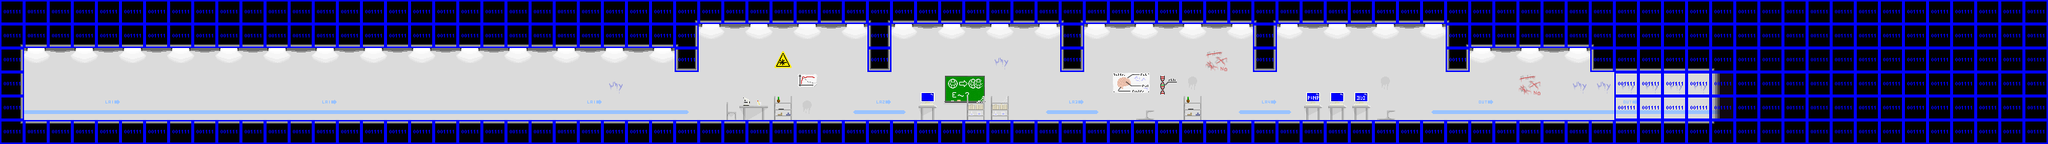

A level layout from a 2D game, rendered from its tile map. Below: a short description, then the map file with its tile-grid data intact:
An orthogonal 85x6 tile map with 32x32 px tiles, 4 tile layers (background layer, player layer, foreground layer, collision layer), 4 tilesets and 11 objects (2x 0, 2x 1, 2x 2, 2x 3, ./sprites/title.ssc, ...).

<map version="1.0" orientation="orthogonal" width="85" height="6" tilewidth="32" tileheight="32">
 <properties>
  <property name="background color" value="#100810" />
 </properties>
 <tileset firstgid="1" name="collision" tilewidth="32" tileheight="32">
  <image source="../images/collision.png" trans="ff00ff" width="256" height="256" />
 </tileset>
 <tileset firstgid="65" name="lab_house_tiles01" tilewidth="32" tileheight="32">
  <image source="../images/lab_house_tiles01.png" trans="ff00ff" width="320" height="320" />
 </tileset>
 <tileset firstgid="165" name="player" tilewidth="24" tileheight="48">
  <image source="../images/science_guy_frames01.png" trans="ff00ff" width="216" height="192" />
 </tileset>
 <tileset firstgid="201" name="door" tilewidth="32" tileheight="54">
  <image source="../images/doors01.png" trans="ff00ff" width="256" height="54" />
 </tileset>
 <layer name="background layer" width="85" height="6">
  <data encoding="csv">
0,0,0,0,0,0,0,0,0,0,0,0,0,0,0,0,0,0,0,0,0,0,0,0,0,0,0,0,65,66,67,66,67,66,67,66,65,66,67,66,67,66,67,66,68,66,67,66,67,66,67,66,68,66,67,66,67,66,67,66,68,0,0,0,0,0,0,0,0,0,0,0,0,0,0,0,0,0,0,0,0,0,0,0,0,
65,66,67,66,67,66,67,66,67,66,67,66,67,66,67,67,67,67,67,66,67,66,67,66,67,66,67,66,75,76,77,76,77,76,77,76,75,76,77,76,77,76,77,76,78,76,77,76,77,76,77,76,78,76,77,76,77,76,77,76,78,66,67,66,67,66,68,0,0,0,0,0,0,0,0,0,0,0,0,0,0,0,0,0,0,
75,76,77,76,77,76,77,76,77,76,77,76,77,76,77,76,77,76,77,76,77,76,77,76,77,76,77,76,78,86,86,86,87,86,86,86,78,86,86,86,86,84,86,86,78,86,86,86,86,86,83,86,78,86,86,86,86,86,86,86,78,76,77,76,77,76,66,67,67,67,67,68,0,0,0,0,0,0,0,0,0,0,0,0,0,
75,86,86,86,86,86,86,86,86,86,86,86,86,86,86,86,86,86,86,86,86,86,86,86,86,84,86,86,86,86,86,86,86,86,86,86,86,86,91,79,80,86,86,86,86,86,92,93,82,100,86,86,86,86,91,91,91,100,86,86,86,86,86,83,86,84,84,84,84,84,84,94,0,0,0,0,0,0,0,0,0,0,0,0,0,
75,96,96,96,97,96,96,96,96,96,96,96,96,97,96,96,96,96,96,96,96,96,96,96,97,96,96,96,113,86,86,86,86,100,86,112,115,113,102,89,90,86,86,112,116,113,86,109,86,86,86,112,117,113,101,102,103,109,86,112,96,107,96,96,96,96,96,107,96,96,96,104,0,0,0,0,0,0,0,0,0,0,0,0,0,
105,106,106,106,106,106,106,106,108,0,0,0,0,0,0,0,0,0,0,0,0,0,0,0,0,0,0,0,106,106,106,106,106,106,106,106,106,106,106,106,106,106,106,106,106,106,106,106,106,106,106,106,106,106,106,106,106,106,106,106,106,106,106,106,106,106,106,106,106,106,106,108,0,0,0,0,0,0,0,0,0,0,0,0,0
</data>
 </layer>
 <layer name="player layer" width="85" height="6">
  <data encoding="csv">
0,0,0,0,0,0,0,0,0,0,0,0,0,0,0,0,0,0,0,0,0,0,0,0,0,0,0,0,0,0,0,0,0,0,0,0,68,0,0,0,0,0,0,0,65,0,0,0,0,0,0,0,65,0,0,0,0,0,0,0,0,0,0,0,0,0,0,0,0,0,0,0,0,0,0,0,0,0,0,0,0,0,0,0,0,
0,0,0,0,0,0,0,0,0,0,0,0,0,0,0,0,0,0,0,0,0,0,0,0,0,0,0,0,68,0,0,0,0,0,0,0,78,0,0,0,0,0,0,0,75,0,0,0,0,0,0,0,75,0,0,0,0,0,0,0,65,0,0,0,0,0,0,0,0,0,0,0,0,0,0,0,0,0,0,0,0,0,0,0,0,
0,0,0,0,0,0,0,0,0,0,0,0,0,0,0,0,0,0,0,0,0,0,0,0,0,0,0,0,75,0,0,0,0,0,0,0,75,0,0,0,0,0,0,0,75,0,0,0,0,0,0,0,75,0,0,0,0,0,0,0,75,0,0,0,0,0,78,0,0,0,0,0,0,0,0,0,0,0,0,0,0,0,0,0,0,
0,0,0,0,0,0,0,0,0,0,0,0,0,0,0,0,0,0,0,0,0,0,0,0,0,0,0,0,0,0,0,0,0,88,0,0,0,0,0,0,0,0,0,0,0,0,0,0,0,0,0,0,0,0,0,0,0,0,0,0,0,0,0,0,0,0,0,0,0,0,0,0,0,0,0,0,0,0,0,0,0,0,0,0,0,
0,0,0,0,0,0,0,0,0,0,0,0,0,0,0,0,0,0,0,0,0,0,0,0,0,0,0,0,0,0,98,99,0,0,0,0,0,0,0,0,0,0,0,0,0,0,0,0,0,0,0,0,0,0,0,0,0,0,0,0,0,0,0,0,0,0,0,0,0,0,0,0,0,0,0,0,0,0,0,0,0,0,0,0,0,
0,0,0,0,0,0,0,106,106,106,106,106,106,106,106,106,106,106,106,106,106,106,106,106,106,106,106,106,0,0,0,0,0,0,0,0,0,0,0,0,0,0,0,0,0,0,0,0,0,0,0,0,0,0,0,0,0,0,0,0,0,0,0,0,0,0,0,0,0,0,0,0,0,0,0,0,0,0,0,0,0,0,0,0,0
</data>
 </layer>
 <layer name="foreground layer" width="85" height="6">
  <data encoding="csv">
0,0,0,0,0,0,0,0,0,0,0,0,0,0,0,0,0,0,0,0,0,0,0,0,0,0,0,0,0,0,0,0,0,0,0,0,0,0,0,0,0,0,0,0,0,0,0,0,0,0,0,0,0,0,0,0,0,0,0,0,0,0,0,0,0,0,0,0,0,0,0,0,0,0,0,0,0,0,0,0,0,0,0,0,0,
0,0,0,0,0,0,0,0,0,0,0,0,0,0,0,0,0,0,0,0,0,0,0,0,0,0,0,0,0,0,0,0,0,0,0,0,0,0,0,0,0,0,0,0,0,0,0,0,0,0,0,0,0,0,0,0,0,0,0,0,0,0,0,0,0,0,0,0,0,0,0,0,0,0,0,0,0,0,0,0,0,0,0,0,0,
0,0,0,0,0,0,0,0,0,0,0,0,0,0,0,0,0,0,0,0,0,0,0,0,0,0,0,0,81,0,0,0,0,0,0,0,81,0,0,0,0,0,0,0,81,0,0,0,0,0,0,0,81,0,0,0,0,0,0,0,81,0,0,0,0,0,81,0,0,0,0,0,0,0,0,0,0,0,0,0,0,0,0,0,0,
0,0,0,0,0,0,0,0,0,0,0,0,0,0,0,0,0,0,0,0,0,0,0,0,0,0,0,0,0,0,0,0,0,0,0,0,0,0,0,0,0,0,0,0,0,0,0,0,0,0,0,0,0,0,0,0,0,0,0,0,0,0,0,0,0,0,0,0,0,0,0,0,0,0,0,0,0,0,0,0,0,0,0,0,0,
0,0,0,0,0,0,0,0,0,0,0,0,0,0,0,0,0,0,0,0,0,0,0,0,0,0,0,0,0,0,0,0,111,0,0,0,0,0,0,0,110,110,0,0,0,0,0,0,0,111,0,0,0,0,0,0,0,0,0,0,0,0,0,0,0,0,0,0,0,0,0,0,0,0,0,0,0,0,0,0,0,0,0,0,0,
0,0,0,0,0,0,0,0,0,0,0,0,0,0,0,0,0,0,0,0,0,0,0,0,0,0,0,0,0,0,0,0,0,0,0,0,0,0,0,0,0,0,0,0,0,0,0,0,0,0,0,0,0,0,0,0,0,0,0,0,0,0,0,0,0,0,0,0,0,0,0,0,0,0,0,0,0,0,0,0,0,0,0,0,0
</data>
 </layer>
 <layer name="collision layer" width="85" height="6">
  <data encoding="csv">
16,16,16,16,16,16,16,16,16,16,16,16,16,16,16,16,16,16,16,16,16,16,16,16,16,16,16,16,16,16,16,16,16,16,16,16,16,16,16,16,16,16,16,16,16,16,16,16,16,16,16,16,16,16,16,16,16,16,16,16,16,16,16,16,16,16,16,16,16,16,16,16,16,16,16,16,16,16,16,16,16,16,16,16,16,
16,16,16,16,16,16,16,16,16,16,16,16,16,16,16,16,16,16,16,16,16,16,16,16,16,16,16,16,16,0,0,0,0,0,0,0,16,0,0,0,0,0,0,0,16,0,0,0,0,0,0,0,16,0,0,0,0,0,0,0,16,16,16,16,16,16,16,16,16,16,16,16,16,16,16,16,16,16,16,16,16,16,16,16,16,
16,0,0,0,0,0,0,0,0,0,0,0,0,0,0,0,0,0,0,0,0,0,0,0,0,0,0,0,16,0,0,0,0,0,0,0,16,0,0,0,0,0,0,0,16,0,0,0,0,0,0,0,16,0,0,0,0,0,0,0,16,0,0,0,0,0,16,16,16,16,16,16,16,16,16,16,16,16,16,16,16,16,16,16,16,
16,0,0,0,0,0,0,0,0,0,0,0,0,0,0,0,0,0,0,0,0,0,0,0,0,0,0,0,0,0,0,0,0,0,0,0,0,0,0,0,0,0,0,0,0,0,0,0,0,0,0,0,0,0,0,0,0,0,0,0,0,0,0,0,0,0,0,16,16,16,16,16,16,16,16,16,16,16,16,16,16,16,16,16,16,
16,0,0,0,0,0,0,0,0,0,0,0,0,0,0,0,0,0,0,0,0,0,0,0,0,0,0,0,0,0,0,0,0,0,0,0,0,0,0,0,0,0,0,0,0,0,0,0,0,0,0,0,0,0,0,0,0,0,0,0,0,0,0,0,0,0,0,16,16,16,16,16,16,16,16,16,16,16,16,16,16,16,16,16,16,
16,16,16,16,16,16,16,16,16,16,16,16,16,16,16,16,16,16,16,16,16,16,16,16,16,16,16,16,16,16,16,16,16,16,16,16,16,16,16,16,16,16,16,16,16,16,16,16,16,16,16,16,16,16,16,16,16,16,16,16,16,16,16,16,16,16,16,16,16,16,16,16,16,16,16,16,16,16,16,16,16,16,16,16,16
</data>
 </layer>
 <objectgroup name="player" width="85" height="6">
  <object gid="165" x="51" y="126" />
 </objectgroup>
 <objectgroup name="generic" width="85" height="6">
  <object name="./sprites/title.ssc" x="184" y="-24" />
  <object name="./sprites/credits.ssc" x="608" y="-24" />
 </objectgroup>
 <objectgroup name="door" width="85" height="6">
  <object name="level1-1.tmx" gid="201" type="0" x="1104" y="160" />
  <object name="level2-1.tmx" gid="203" type="1" x="1359" y="160" />
  <object name="level3-1.tmx" gid="205" type="2" x="1617" y="160" />
  <object name="level4-1.tmx" gid="207" type="3" x="1872" y="160" />
 </objectgroup>
 <objectgroup name="trophies" width="85" height="6">
  <object name="0" x="1041" y="106" />
  <object name="1" x="1295" y="98" />
  <object name="2" x="1553" y="112" />
  <object name="3" x="1797" y="122" />
 </objectgroup>
</map>
